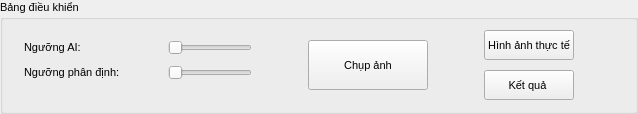
           <widget class="QGroupBox" name="groupBox_13">
            <property name="minimumSize">
             <size>
              <width>0</width>
              <height>0</height>
             </size>
            </property>
            <property name="font">
             <font>
              <pointsize>8</pointsize>
             </font>
            </property>
            <property name="title">
             <string>Bảng điều khiển</string>
            </property>
            <layout class="QGridLayout" name="gridLayout_21">
             <item row="0" column="0">
              <layout class="QFormLayout" name="formLayout_8">
               <property name="horizontalSpacing">
                <number>0</number>
               </property>
               <property name="verticalSpacing">
                <number>10</number>
               </property>
               <property name="leftMargin">
                <number>10</number>
               </property>
               <property name="topMargin">
                <number>10</number>
               </property>
               <item row="0" column="0">
                <widget class="QLabel" name="show_limit_ai_4cam">
                 <property name="text">
                  <string>Ngưỡng AI:               </string>
                 </property>
                </widget>
               </item>
               <item row="0" column="1">
                <widget class="QSlider" name="slider_limit_ai_4cam">
                 <property name="orientation">
                  <enum>Qt::Horizontal</enum>
                 </property>
                </widget>
               </item>
               <item row="1" column="0">
                <widget class="QLabel" name="show_limit_area_4cam">
                 <property name="text">
                  <string>Ngưỡng phân định:                </string>
                 </property>
                </widget>
               </item>
               <item row="1" column="1">
                <widget class="QSlider" name="slider_limit_area_4cam">
                 <property name="orientation">
                  <enum>Qt::Horizontal</enum>
                 </property>
                </widget>
               </item>
              </layout>
             </item>
             <item row="0" column="1">
              <spacer name="horizontalSpacer_18">
               <property name="orientation">
                <enum>Qt::Horizontal</enum>
               </property>
               <property name="sizeType">
                <enum>QSizePolicy::Minimum</enum>
               </property>
               <property name="sizeHint" stdset="0">
                <size>
                 <width>50</width>
                 <height>17</height>
                </size>
               </property>
              </spacer>
             </item>
             <item row="0" column="2">
              <widget class="QPushButton" name="but_real_4cam_2">
               <property name="minimumSize">
                <size>
                 <width>120</width>
                 <height>50</height>
                </size>
               </property>
               <property name="text">
                <string>Chụp ảnh</string>
               </property>
               <property name="icon">
                <iconset resource="icons.qrc">
                 <normaloff>:/icon/icons/Cursor-Select-Frame--Streamline-Ultimate.png</normaloff>:/icon/icons/Cursor-Select-Frame--Streamline-Ultimate.png</iconset>
               </property>
              </widget>
             </item>
             <item row="0" column="3">
              <spacer name="horizontalSpacer_14">
               <property name="orientation">
                <enum>Qt::Horizontal</enum>
               </property>
               <property name="sizeType">
                <enum>QSizePolicy::Minimum</enum>
               </property>
               <property name="sizeHint" stdset="0">
                <size>
                 <width>50</width>
                 <height>20</height>
                </size>
               </property>
              </spacer>
             </item>
             <item row="0" column="4">
              <layout class="QVBoxLayout" name="verticalLayout_11">
               <property name="spacing">
                <number>10</number>
               </property>
               <item>
                <widget class="QPushButton" name="but_real_4cam">
                 <property name="minimumSize">
                  <size>
                   <width>0</width>
                   <height>30</height>
                  </size>
                 </property>
                 <property name="text">
                  <string>Hình ảnh thực tế</string>
                 </property>
                 <property name="icon">
                  <iconset resource="icons.qrc">
                   <normaloff>:/icon/icons/Picture-Landscape--Streamline-Ultimate.png</normaloff>:/icon/icons/Picture-Landscape--Streamline-Ultimate.png</iconset>
                 </property>
                </widget>
               </item>
               <item>
                <widget class="QPushButton" name="but_result_4cam">
                 <property name="minimumSize">
                  <size>
                   <width>0</width>
                   <height>30</height>
                  </size>
                 </property>
                 <property name="text">
                  <string>Kết quả </string>
                 </property>
                 <property name="icon">
                  <iconset resource="icons.qrc">
                   <normaloff>:/icon/icons/Binocular--Streamline-Ultimate.png</normaloff>:/icon/icons/Binocular--Streamline-Ultimate.png</iconset>
                 </property>
                </widget>
               </item>
              </layout>
             </item>
             <item row="0" column="5">
              <spacer name="horizontalSpacer_15">
               <property name="orientation">
                <enum>Qt::Horizontal</enum>
               </property>
               <property name="sizeType">
                <enum>QSizePolicy::Minimum</enum>
               </property>
               <property name="sizeHint" stdset="0">
                <size>
                 <width>50</width>
                 <height>20</height>
                </size>
               </property>
              </spacer>
             </item>
            </layout>
           </widget>
